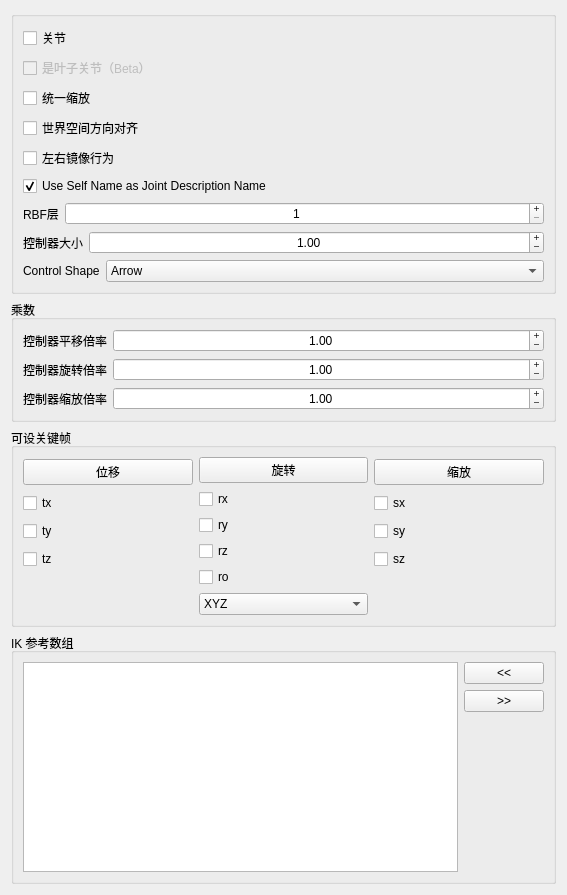
<?xml version="1.0" encoding="UTF-8"?>
<ui version="4.0">
 <class>Form</class>
 <widget class="QWidget" name="Form">
  <property name="geometry">
   <rect>
    <x>0</x>
    <y>0</y>
    <width>567</width>
    <height>895</height>
   </rect>
  </property>
  <property name="windowTitle">
   <string>表单</string>
  </property>
  <layout class="QGridLayout" name="gridLayout">
   <item row="0" column="0">
    <widget class="QGroupBox" name="groupBox">
     <property name="title">
      <string/>
     </property>
     <layout class="QGridLayout" name="gridLayout_2">
      <item row="0" column="0">
       <layout class="QVBoxLayout" name="verticalLayout_4">
        <item>
         <widget class="QCheckBox" name="joint_checkBox">
          <property name="text">
           <string>关节</string>
          </property>
         </widget>
        </item>
        <item>
         <widget class="QCheckBox" name="leafJoint_checkBox">
          <property name="enabled">
           <bool>false</bool>
          </property>
          <property name="toolTip">
           <string>&lt;html&gt;&lt;head/&gt;&lt;body&gt;&lt;p&gt;当勾选&amp;quot;&lt;span style=&quot; font-weight:600;&quot;&gt;是叶关节&lt;/span&gt;&amp;quot;时，组件将只创建关节而不创建控制器&lt;/p&gt;&lt;p&gt;顾名思义，此选项用于创建叶关节，但也可以用于创建&amp;quot;分支&amp;quot;&lt;/p&gt;&lt;p&gt;叶关节可用作变形辅助和/或游戏管线&lt;/p&gt;&lt;/body&gt;&lt;/html&gt;</string>
          </property>
          <property name="text">
           <string>是叶子关节（Beta）</string>
          </property>
         </widget>
        </item>
        <item>
         <widget class="QCheckBox" name="uniScale_checkBox">
          <property name="text">
           <string>统一缩放</string>
          </property>
         </widget>
        </item>
        <item>
         <widget class="QCheckBox" name="neutralRotation_checkBox">
          <property name="toolTip">
           <string>&lt;html&gt;&lt;head/&gt;&lt;body&gt;&lt;p&gt;如果激活，控制器将与世界空间对齐&lt;/p&gt;&lt;/body&gt;&lt;/html&gt;</string>
          </property>
          <property name="text">
           <string>世界空间方向对齐</string>
          </property>
         </widget>
        </item>
        <item>
         <widget class="QCheckBox" name="mirrorBehaviour_checkBox">
          <property name="toolTip">
           <string>&lt;html&gt;&lt;head/&gt;&lt;body&gt;&lt;p&gt;如果激活，控制器将在左侧和右侧具有对称行为。&lt;/p&gt;&lt;p&gt;&lt;br/&gt;&lt;/p&gt;&lt;p&gt;警告：Maya 2018 和 2018.1 中有一个 bug 会导致行为不正确，因为此选项会取反某个轴。其他 Maya 版本应该正常。&lt;/p&gt;&lt;/body&gt;&lt;/html&gt;</string>
          </property>
          <property name="text">
           <string>左右镜像行为</string>
          </property>
         </widget>
        </item>
        <item>
         <widget class="QCheckBox" name="descriptionName_checkBox">
          <property name="toolTip">
           <string>&lt;html&gt;&lt;head/&gt;&lt;body&gt;&lt;p&gt;如果勾选，将使用组件名称作为关节的描述名称。这适用于默认的 EPIC 命名系统。&lt;br/&gt;如果使用 mGear 默认命名系统，建议取消勾选以避免名称重复。&lt;/p&gt;&lt;/body&gt;&lt;/html&gt;</string>
          </property>
          <property name="text">
           <string notr="true">Use Self Name as Joint Description Name</string>
          </property>
          <property name="checked">
           <bool>true</bool>
          </property>
         </widget>
        </item>
        <item>
         <layout class="QHBoxLayout" name="horizontalLayout_4">
          <item>
           <widget class="QLabel" name="rbfLayers_label">
            <property name="text">
             <string>RBF层</string>
            </property>
           </widget>
          </item>
          <item>
           <widget class="QSpinBox" name="rbfLayers_spinBox">
            <property name="sizePolicy">
             <sizepolicy hsizetype="Expanding" vsizetype="Fixed">
              <horstretch>0</horstretch>
              <verstretch>0</verstretch>
             </sizepolicy>
            </property>
            <property name="wrapping">
             <bool>false</bool>
            </property>
            <property name="alignment">
             <set>Qt::AlignCenter</set>
            </property>
            <property name="buttonSymbols">
             <enum>QAbstractSpinBox::PlusMinus</enum>
            </property>
            <property name="minimum">
             <number>1</number>
            </property>
           </widget>
          </item>
         </layout>
        </item>
        <item>
         <layout class="QHBoxLayout" name="horizontalLayout_3">
          <item>
           <widget class="QLabel" name="ctlSize_label">
            <property name="text">
             <string>控制器大小</string>
            </property>
           </widget>
          </item>
          <item>
           <widget class="QDoubleSpinBox" name="ctlSize_doubleSpinBox">
            <property name="sizePolicy">
             <sizepolicy hsizetype="Expanding" vsizetype="Fixed">
              <horstretch>0</horstretch>
              <verstretch>0</verstretch>
             </sizepolicy>
            </property>
            <property name="wrapping">
             <bool>false</bool>
            </property>
            <property name="alignment">
             <set>Qt::AlignCenter</set>
            </property>
            <property name="buttonSymbols">
             <enum>QAbstractSpinBox::PlusMinus</enum>
            </property>
            <property name="minimum">
             <double>0.010000000000000</double>
            </property>
            <property name="maximum">
             <double>20000.000000000000000</double>
            </property>
            <property name="value">
             <double>1.000000000000000</double>
            </property>
           </widget>
          </item>
         </layout>
        </item>
        <item>
         <layout class="QHBoxLayout" name="horizontalLayout_2">
          <item>
           <widget class="QLabel" name="controlShape_label">
            <property name="text">
             <string notr="true">Control Shape</string>
            </property>
           </widget>
          </item>
          <item>
           <widget class="QComboBox" name="controlShape_comboBox">
            <property name="sizePolicy">
             <sizepolicy hsizetype="Expanding" vsizetype="Fixed">
              <horstretch>0</horstretch>
              <verstretch>0</verstretch>
             </sizepolicy>
            </property>
            <item>
             <property name="text">
              <string>Arrow</string>
             </property>
            </item>
            <item>
             <property name="text">
              <string>圆形</string>
             </property>
            </item>
            <item>
             <property name="text">
              <string>Compas</string>
             </property>
            </item>
            <item>
             <property name="text">
              <string>Cross</string>
             </property>
            </item>
            <item>
             <property name="text">
              <string>Crossarrow</string>
             </property>
            </item>
            <item>
             <property name="text">
              <string>立方体</string>
             </property>
            </item>
            <item>
             <property name="text">
              <string>Cubewithpeak</string>
             </property>
            </item>
            <item>
             <property name="text">
              <string>Cylinder</string>
             </property>
            </item>
            <item>
             <property name="text">
              <string>Diamond</string>
             </property>
            </item>
            <item>
             <property name="text">
              <string>Flower</string>
             </property>
            </item>
            <item>
             <property name="text">
              <string>Null</string>
             </property>
            </item>
            <item>
             <property name="text">
              <string>Pyramid</string>
             </property>
            </item>
            <item>
             <property name="text">
              <string>球体</string>
             </property>
            </item>
            <item>
             <property name="text">
              <string>方形</string>
             </property>
            </item>
           </widget>
          </item>
         </layout>
        </item>
       </layout>
      </item>
     </layout>
    </widget>
   </item>
   <item row="4" column="0">
    <widget class="QGroupBox" name="ikRefArray_groupBox">
     <property name="title">
      <string>IK 参考数组</string>
     </property>
     <layout class="QGridLayout" name="gridLayout_3">
      <item row="0" column="0">
       <layout class="QHBoxLayout" name="ikRefArray_horizontalLayout">
        <item>
         <layout class="QVBoxLayout" name="ikRefArray_verticalLayout_1">
          <item>
           <widget class="QListWidget" name="ikRefArray_listWidget">
            <property name="dragDropOverwriteMode">
             <bool>true</bool>
            </property>
            <property name="dragDropMode">
             <enum>QAbstractItemView::InternalMove</enum>
            </property>
            <property name="defaultDropAction">
             <enum>Qt::MoveAction</enum>
            </property>
            <property name="alternatingRowColors">
             <bool>true</bool>
            </property>
            <property name="selectionMode">
             <enum>QAbstractItemView::ExtendedSelection</enum>
            </property>
            <property name="selectionRectVisible">
             <bool>false</bool>
            </property>
           </widget>
          </item>
         </layout>
        </item>
        <item>
         <layout class="QVBoxLayout" name="ikRefArray_verticalLayout_2">
          <item>
           <widget class="QPushButton" name="ikRefArrayAdd_pushButton">
            <property name="text">
             <string>&lt;&lt;</string>
            </property>
           </widget>
          </item>
          <item>
           <widget class="QPushButton" name="ikRefArrayRemove_pushButton">
            <property name="text">
             <string>&gt;&gt;</string>
            </property>
           </widget>
          </item>
          <item>
           <spacer name="ikRefArray_verticalSpacer">
            <property name="orientation">
             <enum>Qt::Vertical</enum>
            </property>
            <property name="sizeHint" stdset="0">
             <size>
              <width>20</width>
              <height>40</height>
             </size>
            </property>
           </spacer>
          </item>
         </layout>
        </item>
       </layout>
      </item>
     </layout>
    </widget>
   </item>
   <item row="2" column="0">
    <widget class="QGroupBox" name="keyable_groupBox">
     <property name="title">
      <string>可设关键帧</string>
     </property>
     <layout class="QGridLayout" name="gridLayout_4">
      <item row="0" column="0">
       <layout class="QHBoxLayout" name="horizontalLayout">
        <item>
         <layout class="QVBoxLayout" name="verticalLayout">
          <property name="sizeConstraint">
           <enum>QLayout::SetMinimumSize</enum>
          </property>
          <item>
           <widget class="QPushButton" name="translate_pushButton">
            <property name="text">
             <string>位移</string>
            </property>
           </widget>
          </item>
          <item>
           <widget class="QCheckBox" name="tx_checkBox">
            <property name="text">
             <string>tx</string>
            </property>
           </widget>
          </item>
          <item>
           <widget class="QCheckBox" name="ty_checkBox">
            <property name="text">
             <string>ty</string>
            </property>
           </widget>
          </item>
          <item>
           <widget class="QCheckBox" name="tz_checkBox">
            <property name="text">
             <string>tz</string>
            </property>
           </widget>
          </item>
          <item>
           <spacer name="verticalSpacer_2">
            <property name="orientation">
             <enum>Qt::Vertical</enum>
            </property>
            <property name="sizeType">
             <enum>QSizePolicy::Minimum</enum>
            </property>
            <property name="sizeHint" stdset="0">
             <size>
              <width>20</width>
              <height>40</height>
             </size>
            </property>
           </spacer>
          </item>
         </layout>
        </item>
        <item>
         <layout class="QVBoxLayout" name="verticalLayout_2">
          <property name="sizeConstraint">
           <enum>QLayout::SetMinimumSize</enum>
          </property>
          <item>
           <widget class="QPushButton" name="rotate_pushButton">
            <property name="text">
             <string>旋转</string>
            </property>
           </widget>
          </item>
          <item>
           <widget class="QCheckBox" name="rx_checkBox">
            <property name="text">
             <string>rx</string>
            </property>
           </widget>
          </item>
          <item>
           <widget class="QCheckBox" name="ry_checkBox">
            <property name="text">
             <string>ry</string>
            </property>
           </widget>
          </item>
          <item>
           <widget class="QCheckBox" name="rz_checkBox">
            <property name="text">
             <string>rz</string>
            </property>
           </widget>
          </item>
          <item>
           <widget class="QCheckBox" name="ro_checkBox">
            <property name="text">
             <string>ro</string>
            </property>
           </widget>
          </item>
          <item>
           <widget class="QComboBox" name="ro_comboBox">
            <item>
             <property name="text">
              <string>XYZ</string>
             </property>
            </item>
            <item>
             <property name="text">
              <string>YZX</string>
             </property>
            </item>
            <item>
             <property name="text">
              <string>ZXY</string>
             </property>
            </item>
            <item>
             <property name="text">
              <string>XZY</string>
             </property>
            </item>
            <item>
             <property name="text">
              <string>YXZ</string>
             </property>
            </item>
            <item>
             <property name="text">
              <string>ZYX</string>
             </property>
            </item>
           </widget>
          </item>
         </layout>
        </item>
        <item>
         <layout class="QVBoxLayout" name="verticalLayout_3">
          <item>
           <widget class="QPushButton" name="scale_pushButton">
            <property name="text">
             <string>缩放</string>
            </property>
           </widget>
          </item>
          <item>
           <widget class="QCheckBox" name="sx_checkBox">
            <property name="text">
             <string>sx</string>
            </property>
           </widget>
          </item>
          <item>
           <widget class="QCheckBox" name="sy_checkBox">
            <property name="text">
             <string>sy</string>
            </property>
           </widget>
          </item>
          <item>
           <widget class="QCheckBox" name="sz_checkBox">
            <property name="text">
             <string>sz</string>
            </property>
           </widget>
          </item>
          <item>
           <spacer name="verticalSpacer">
            <property name="orientation">
             <enum>Qt::Vertical</enum>
            </property>
            <property name="sizeType">
             <enum>QSizePolicy::Minimum</enum>
            </property>
            <property name="sizeHint" stdset="0">
             <size>
              <width>20</width>
              <height>40</height>
             </size>
            </property>
           </spacer>
          </item>
         </layout>
        </item>
       </layout>
      </item>
     </layout>
    </widget>
   </item>
   <item row="1" column="0">
    <widget class="QGroupBox" name="keyable_groupBox_2">
     <property name="title">
      <string>乘数</string>
     </property>
     <layout class="QGridLayout" name="gridLayout_5">
      <item row="1" column="0">
       <layout class="QHBoxLayout" name="horizontalLayout_7">
        <item>
         <widget class="QLabel" name="rbfLayers_label_3">
          <property name="text">
           <string>控制器旋转倍率</string>
          </property>
         </widget>
        </item>
        <item>
         <widget class="QDoubleSpinBox" name="ctlRotMult_doubleSpinBox">
          <property name="sizePolicy">
           <sizepolicy hsizetype="Expanding" vsizetype="Fixed">
            <horstretch>0</horstretch>
            <verstretch>0</verstretch>
           </sizepolicy>
          </property>
          <property name="wrapping">
           <bool>false</bool>
          </property>
          <property name="alignment">
           <set>Qt::AlignCenter</set>
          </property>
          <property name="buttonSymbols">
           <enum>QAbstractSpinBox::PlusMinus</enum>
          </property>
          <property name="minimum">
           <double>0.010000000000000</double>
          </property>
          <property name="maximum">
           <double>20000.000000000000000</double>
          </property>
          <property name="value">
           <double>1.000000000000000</double>
          </property>
         </widget>
        </item>
       </layout>
      </item>
      <item row="2" column="0">
       <layout class="QHBoxLayout" name="horizontalLayout_8">
        <item>
         <widget class="QLabel" name="rbfLayers_label_4">
          <property name="text">
           <string>控制器缩放倍率</string>
          </property>
         </widget>
        </item>
        <item>
         <widget class="QDoubleSpinBox" name="ctlSclMult_doubleSpinBox">
          <property name="sizePolicy">
           <sizepolicy hsizetype="Expanding" vsizetype="Fixed">
            <horstretch>0</horstretch>
            <verstretch>0</verstretch>
           </sizepolicy>
          </property>
          <property name="wrapping">
           <bool>false</bool>
          </property>
          <property name="alignment">
           <set>Qt::AlignCenter</set>
          </property>
          <property name="buttonSymbols">
           <enum>QAbstractSpinBox::PlusMinus</enum>
          </property>
          <property name="minimum">
           <double>0.010000000000000</double>
          </property>
          <property name="maximum">
           <double>20000.000000000000000</double>
          </property>
          <property name="value">
           <double>1.000000000000000</double>
          </property>
         </widget>
        </item>
       </layout>
      </item>
      <item row="0" column="0">
       <layout class="QHBoxLayout" name="horizontalLayout_6">
        <item>
         <widget class="QLabel" name="ctlTransMult_label">
          <property name="text">
           <string>控制器平移倍率</string>
          </property>
         </widget>
        </item>
        <item>
         <widget class="QDoubleSpinBox" name="ctlTransMult_doubleSpinBox">
          <property name="sizePolicy">
           <sizepolicy hsizetype="Expanding" vsizetype="Fixed">
            <horstretch>0</horstretch>
            <verstretch>0</verstretch>
           </sizepolicy>
          </property>
          <property name="wrapping">
           <bool>false</bool>
          </property>
          <property name="alignment">
           <set>Qt::AlignCenter</set>
          </property>
          <property name="buttonSymbols">
           <enum>QAbstractSpinBox::PlusMinus</enum>
          </property>
          <property name="minimum">
           <double>0.010000000000000</double>
          </property>
          <property name="maximum">
           <double>20000.000000000000000</double>
          </property>
          <property name="value">
           <double>1.000000000000000</double>
          </property>
         </widget>
        </item>
       </layout>
      </item>
     </layout>
    </widget>
   </item>
  </layout>
 </widget>
 <resources/>
 <connections>
  <connection>
   <sender>translate_pushButton</sender>
   <signal>clicked()</signal>
   <receiver>tx_checkBox</receiver>
   <slot>toggle()</slot>
   <hints>
    <hint type="sourcelabel">
     <x>95</x>
     <y>233</y>
    </hint>
    <hint type="destinationlabel">
     <x>52</x>
     <y>256</y>
    </hint>
   </hints>
  </connection>
  <connection>
   <sender>translate_pushButton</sender>
   <signal>clicked()</signal>
   <receiver>ty_checkBox</receiver>
   <slot>toggle()</slot>
   <hints>
    <hint type="sourcelabel">
     <x>95</x>
     <y>233</y>
    </hint>
    <hint type="destinationlabel">
     <x>89</x>
     <y>279</y>
    </hint>
   </hints>
  </connection>
  <connection>
   <sender>translate_pushButton</sender>
   <signal>clicked()</signal>
   <receiver>tz_checkBox</receiver>
   <slot>toggle()</slot>
   <hints>
    <hint type="sourcelabel">
     <x>95</x>
     <y>233</y>
    </hint>
    <hint type="destinationlabel">
     <x>95</x>
     <y>302</y>
    </hint>
   </hints>
  </connection>
  <connection>
   <sender>rotate_pushButton</sender>
   <signal>clicked()</signal>
   <receiver>rx_checkBox</receiver>
   <slot>toggle()</slot>
   <hints>
    <hint type="sourcelabel">
     <x>178</x>
     <y>228</y>
    </hint>
    <hint type="destinationlabel">
     <x>178</x>
     <y>251</y>
    </hint>
   </hints>
  </connection>
  <connection>
   <sender>rotate_pushButton</sender>
   <signal>clicked()</signal>
   <receiver>ry_checkBox</receiver>
   <slot>toggle()</slot>
   <hints>
    <hint type="sourcelabel">
     <x>178</x>
     <y>228</y>
    </hint>
    <hint type="destinationlabel">
     <x>178</x>
     <y>274</y>
    </hint>
   </hints>
  </connection>
  <connection>
   <sender>rotate_pushButton</sender>
   <signal>clicked()</signal>
   <receiver>rz_checkBox</receiver>
   <slot>toggle()</slot>
   <hints>
    <hint type="sourcelabel">
     <x>178</x>
     <y>228</y>
    </hint>
    <hint type="destinationlabel">
     <x>178</x>
     <y>297</y>
    </hint>
   </hints>
  </connection>
  <connection>
   <sender>rotate_pushButton</sender>
   <signal>clicked()</signal>
   <receiver>ro_checkBox</receiver>
   <slot>toggle()</slot>
   <hints>
    <hint type="sourcelabel">
     <x>178</x>
     <y>228</y>
    </hint>
    <hint type="destinationlabel">
     <x>178</x>
     <y>320</y>
    </hint>
   </hints>
  </connection>
  <connection>
   <sender>scale_pushButton</sender>
   <signal>clicked()</signal>
   <receiver>sx_checkBox</receiver>
   <slot>toggle()</slot>
   <hints>
    <hint type="sourcelabel">
     <x>261</x>
     <y>233</y>
    </hint>
    <hint type="destinationlabel">
     <x>261</x>
     <y>256</y>
    </hint>
   </hints>
  </connection>
  <connection>
   <sender>scale_pushButton</sender>
   <signal>clicked()</signal>
   <receiver>sy_checkBox</receiver>
   <slot>toggle()</slot>
   <hints>
    <hint type="sourcelabel">
     <x>261</x>
     <y>233</y>
    </hint>
    <hint type="destinationlabel">
     <x>261</x>
     <y>279</y>
    </hint>
   </hints>
  </connection>
  <connection>
   <sender>scale_pushButton</sender>
   <signal>clicked()</signal>
   <receiver>sz_checkBox</receiver>
   <slot>toggle()</slot>
   <hints>
    <hint type="sourcelabel">
     <x>261</x>
     <y>233</y>
    </hint>
    <hint type="destinationlabel">
     <x>261</x>
     <y>302</y>
    </hint>
   </hints>
  </connection>
 </connections>
</ui>
